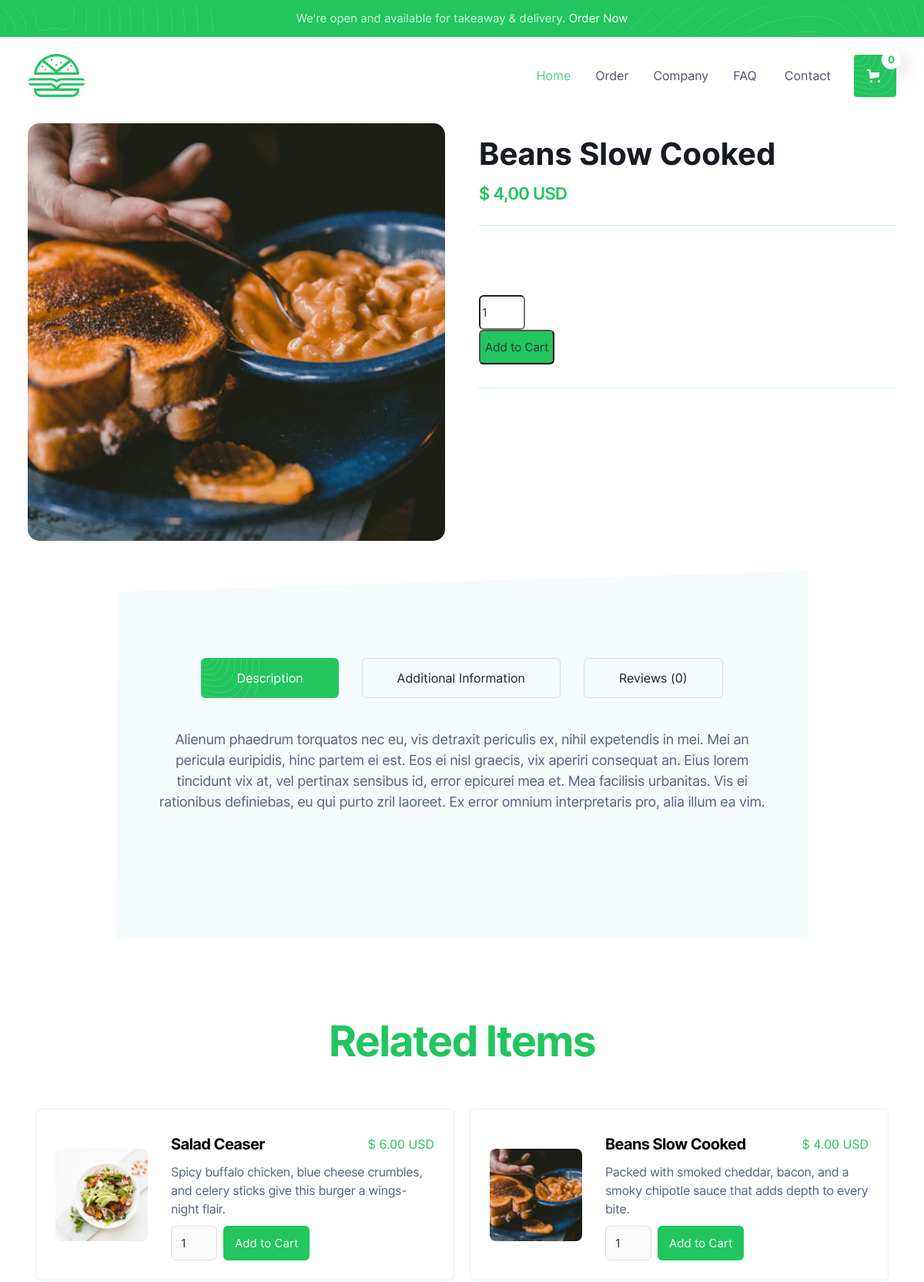
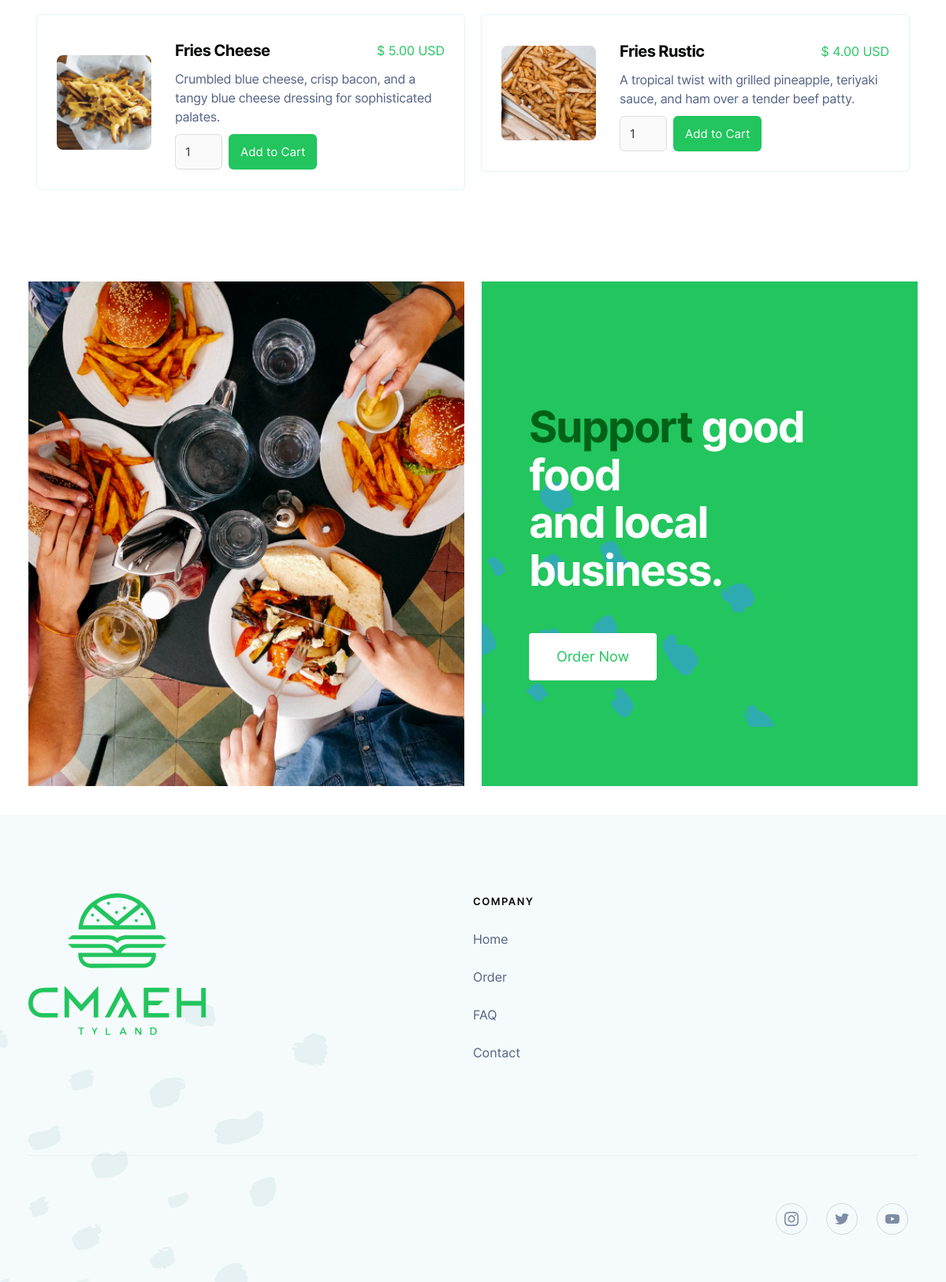
The app's page /product/beans-slow-cooked with its own data (2 pictures, top to bottom).
### core/models.py (models this page shows, shortened)
class Product(models.Model):
  BURGER = 'burgers'
  SIDE = 'sides'
  DRINK = 'drinks'
  CATEGORY_CHOICES = [
    (BURGER, 'Burgers'),
    (SIDE, 'Sides'),
    (DRINK, 'Drinks'),
  ]
  title = models.CharField(max_length=100)
  subtitle = models.CharField(max_length=200,  blank=True)
  price = models.DecimalField(max_digits=10, decimal_places=2)
  description = models.TextField()
  is_featured = models.BooleanField(default=False)
  slug = AutoSlugField(populate_from='title', unique=True, blank=True)
  image = models.ImageField(null=True)
  category = models.CharField(null=True,max_length=100, choices=CATEGORY_CHOICES)
  additional_info = models.TextField(blank=True)
  created_at = models.DateTimeField(auto_now_add=True)
  updated_at = models.DateTimeField(auto_now=True)

### core/views.py (the view)
# urls.py: path('product/<slug:slug>', views.ProductView.as_view(), name='product_details'),
class ProductView(DetailView):
    model = Product
    context_object_name = 'product'
    template_name = "core/product.html"
    def get_context_data(self, **kwargs):
        context = super().get_context_data(**kwargs)
        return context

### core/templates/core/product.html (shortened to what this page needs)
{% extends 'core/base.html' %} {% load static %}  {% block content %}
<div class="content-section-short reduce-m">
    <div class="container">
        <div class="w-layout-grid product-grid">
            <div class="product-image-wrapper">
                <img data-wf-sku-bindings="%5B%7B%22from%22%3A%22f_main_image_4dr%22%2C%22to%22%3A%22src%22%7D%5D" src="{% static 'media/' %}{{product.image}}" alt="Beans Slow Cooked" class="product-image" />
            </div>
            <div class="product-content">
                <h3>{{product.title}}</h3>
                <div data-wf-sku-bindings="%5B%7B%22from%22%3A%22f_price_%22%2C%22to%22%3A%22innerHTML%22%7D%5D" class="price-text">$ {{product.price}} USD</div>
                <div class="plain-line"></div>
                <div class="full-details w-richtext">
                </div>
                <div>
                    <form method="post" action="/add_to_cart/{{ product.id }}/">
                        <input type="number" pattern="^[0-9]+$" inputMode="numeric" id="quantity-{{ product.id }}" name="quantity" min="1" class="quantity" value="1">
                        <input type="submit" class="order-button" value="Add to Cart">
                    </form>
                </div>
                <div class="plain-line"></div>
            </div>
        </div>
    </div>
</div>
<div class="content-section-bg">
    <div class="container-tight">
        <div data-duration-in="300" data-duration-out="100" data-current="Tab 1" data-easing="ease" class="w-tabs">
            <div class="tab-menu w-tab-menu">
                <a data-w-tab="Tab 1" class="tab-link-round w-inline-block w-tab-link w--current">
                    <div>Description</div>
                </a>
                <a data-w-tab="Tab 2" class="tab-link-round w-inline-block w-tab-link">
                    <div>Additional Information</div>
                </a>
                <a data-w-tab="Tab 3" class="tab-link-round w-inline-block w-tab-link">
                    <div>Reviews (0)</div>
                </a>
            </div>
            <div class="w-tab-content">
                <div data-w-tab="Tab 1" class="w-tab-pane w--tab-active">
                    <div class="additional-details w-richtext">
                        <p>{{product.description}}</p>
                    </div>
                </div>
            </div>
        </div>
    </div>
</div>
<div class="content-section-short">
    <div class="container">
        <div class="title-wrap-centre">
            <h2>Related Items</h2>
        </div>
        <div class="w-dyn-list">
            <div role="list" class="w-dyn-items w-row">
                <div role="listitem" class="menu-item w-dyn-item w-col w-col-6">
                    <div class="food-card">
                        <a href="/product/salad-ceaser" class="food-image-square w-inline-block"><img alt="" data-wf-sku-bindings="%5B%7B%22from%22%3A%22f_main_image_4dr%22%2C%22to%22%3A%22src%22%7D%5D" src="../images/side-2006.png" class="food-image" /></a>
                        <div class="food-card-content">
                            <a href="/product/salad-ceaser" class="food-title-wrap w-inline-block">
                                <h6>Salad Ceaser</h6>
                                <div data-wf-sku-bindings="%5B%7B%22from%22%3A%22f_price_%22%2C%22to%22%3A%22innerHTML%22%7D%5D" class="price">$ 6.00 USD</div>
                            </a>
                            <p class="paragraph">Spicy buffalo chicken, blue cheese crumbles, and celery sticks give this burger a wings-night flair.</p>
                            <div class="add-to-cart">
                                <form data-node-type="commerce-add-to-cart-form" data-commerce-sku-id="661ec1154c61f3baf573e318" data-loading-text="Adding to cart..." data-commerce-product-id="661ec1154c61f3baf573e2cb" class="w-commerce-commerceaddtocartform default-state"><input type="number" pattern="^[0-9]+$" inputMode="numeric" id="quantity-77d000eb734842aa4cf87b0bb03800c1" name="commerce-add-to-cart-quantity-input" min="1" class="w-commerce-commerceaddtocartquantityinput quantity" value="1"
                                    /><input type="submit" data-node-type="commerce-add-to-cart-button" data-loading-text="Adding to cart..." aria-busy="false" aria-haspopup="dialog" class="w-commerce-commerceaddtocartbutton order-button" value="Add to Cart"
                                    /></form>
                            </div>
                        </div>
                    </div>
                </div>
                <div role="listitem" class="menu-item w-dyn-item w-col w-col-6">
                    <div class="food-card">
                        <a href="/product/beans-slow-cooked" aria-current="page" class="food-image-square w-inline-block w--current"><img alt="" data-wf-sku-bindings="%5B%7B%22from%22%3A%22f_main_image_4dr%22%2C%22to%22%3A%22src%22%7D%5D" src="../images/side-2005.png" class="food-image" /></a>
                        <div class="food-card-content">
                            <a href="/product/beans-slow-cooked" aria-current="page" class="food-title-wrap w-inline-block w--current">
                                <h6>Beans Slow Cooked</h6>
                                <div data-wf-sku-bindings="%5B%7B%22from%22%3A%22f_price_%22%2C%22to%22%3A%22innerHTML%22%7D%5D" class="price">$ 4.00 USD</div>
                            </a>
                            <p class="paragraph">Packed with smoked cheddar, bacon, and a smoky chipotle sauce that adds depth to every bite.</p>
                            <div class="add-to-cart">
                                <form data-node-type="commerce-add-to-cart-form" data-commerce-sku-id="661ec1154c61f3baf573e315" data-loading-text="Adding to cart..." data-commerce-product-id="661ec1154c61f3baf573e2ca" class="w-commerce-commerceaddtocartform default-state"><input type="number" pattern="^[0-9]+$" inputMode="numeric" id="quantity-77d000eb734842aa4cf87b0bb03800c1" name="commerce-add-to-cart-quantity-input" min="1" class="w-commerce-commerceaddtocartquantityinput quantity" value="1"
                                    /><input type="submit" data-node-type="commerce-add-to-cart-button" data-loading-text="Adding to cart..." aria-busy="false" aria-haspopup="dialog" class="w-commerce-commerceaddtocartbutton order-button" value="Add to Cart"
                                    /></form>
                            </div>
                        </div>
                    </div>
                </div>
                <div role="listitem" class="menu-item w-dyn-item w-col w-col-6">
                    <div class="food-card">
                        <a href="/product/fries-cheese" class="food-image-square w-inline-block"><img alt="" data-wf-sku-bindings="%5B%7B%22from%22%3A%22f_main_image_4dr%22%2C%22to%22%3A%22src%22%7D%5D" src="../images/side-2002.png" class="food-image" /></a>
                        <div class="food-card-content">
                            <a href="/product/fries-cheese" class="food-title-wrap w-inline-block">
                                <h6>Fries Cheese</h6>
                                <div data-wf-sku-bindings="%5B%7B%22from%22%3A%22f_price_%22%2C%22to%22%3A%22innerHTML%22%7D%5D" class="price">$ 5.00 USD</div>
                            </a>
                            <p class="paragraph">Crumbled blue cheese, crisp bacon, and a tangy blue cheese dressing for sophisticated palates.</p>
                            <div class="add-to-cart">
                                <form data-node-type="commerce-add-to-cart-form" data-commerce-sku-id="661ec1154c61f3baf573e313" data-loading-text="Adding to cart..." data-commerce-product-id="661ec1154c61f3baf573e2cd" class="w-commerce-commerceaddtocartform default-state"><input type="number" pattern="^[0-9]+$" inputMode="numeric" id="quantity-77d000eb734842aa4cf87b0bb03800c1" name="commerce-add-to-cart-quantity-input" min="1" class="w-commerce-commerceaddtocartquantityinput quantity" value="1"
                                    /><input type="submit" data-node-type="commerce-add-to-cart-button" data-loading-text="Adding to cart..." aria-busy="false" aria-haspopup="dialog" class="w-commerce-commerceaddtocartbutton order-button" value="Add to Cart"
                                    /></form>
                            </div>
                        </div>
                    </div>
                </div>
                <div role="listitem" class="menu-item w-dyn-item w-col w-col-6">
                    <div class="food-card">
                        <a href="/product/fries-rustic" class="food-image-square w-inline-block"><img alt="" data-wf-sku-bindings="%5B%7B%22from%22%3A%22f_main_image_4dr%22%2C%22to%22%3A%22src%22%7D%5D" src="../images/side-2003.png" class="food-image" /></a>
                        <div class="food-card-content">
                            <a href="/product/fries-rustic" class="food-title-wrap w-inline-block">
                                <h6>Fries Rustic</h6>
                                <div data-wf-sku-bindings="%5B%7B%22from%22%3A%22f_price_%22%2C%22to%22%3A%22innerHTML%22%7D%5D" class="price">$ 4.00 USD</div>
                            </a>
                            <p class="paragraph">A tropical twist with grilled pineapple, teriyaki sauce, and ham over a tender beef patty.
                            </p>
                            <div class="add-to-cart">
                                <form data-node-type="commerce-add-to-cart-form" data-commerce-sku-id="661ec1154c61f3baf573e31c" data-loading-text="Adding to cart..." data-commerce-product-id="661ec1154c61f3baf573e2c4" class="w-commerce-commerceaddtocartform default-state"><input type="number" pattern="^[0-9]+$" inputMode="numeric" id="quantity-77d000eb734842aa4cf87b0bb03800c1" name="commerce-add-to-cart-quantity-input" min="1" class="w-commerce-commerceaddtocartquantityinput quantity" value="1"
                                    /><input type="submit" data-node-type="commerce-add-to-cart-button" data-loading-text="Adding to cart..." aria-busy="false" aria-haspopup="dialog" class="w-commerce-commerceaddtocartbutton order-button" value="Add to Cart"
                                    /></form>
                            </div>
                        </div>
                    </div>
                </div>
            </div>
        </div>
    </div>
</div>
<div class="cta-section">
    <div class="w-layout-grid cta-grid">
        <div class="cta-image"></div>
        <div class="cta-content">
            <h1 class="cta-heading"><span class="dark-span">Support</span> good food<br />and local business.</h1><a href="/order" class="button-white button-space w-button">Order Now</a>
        </div>
    </div>
</div>
{% endblock %}

### core/templates/core/base.html (style rules this page uses)
body { -webkit-font-smoothing: antialiased; -moz-osx-font-smoothing: grayscale; }
.reduce-m { padding: 12px 3%; }

### records on screen
Product: image (picture), title "Beans Slow Cooked", price "4,00", quantity "1", description "Alienum phaedrum torquatos nec eu, vis detraxit periculis ex, nihil expetendis in mei. Mei an pericula euripidis, hinc partem ei est. Eos ei nisl graecis, vix aperiri consequat an. Eius lorem tincidunt vix at, vel pertinax sensibus id, error epicurei mea et. Mea facilisis urbanitas. Vis ei rationibus definiebas, eu qui purto zril laoreet. Ex error omnium interpretaris pro, alia illum ea vim."

### other values on screen
{{ request.cart_data.total_quantity }} "0"
